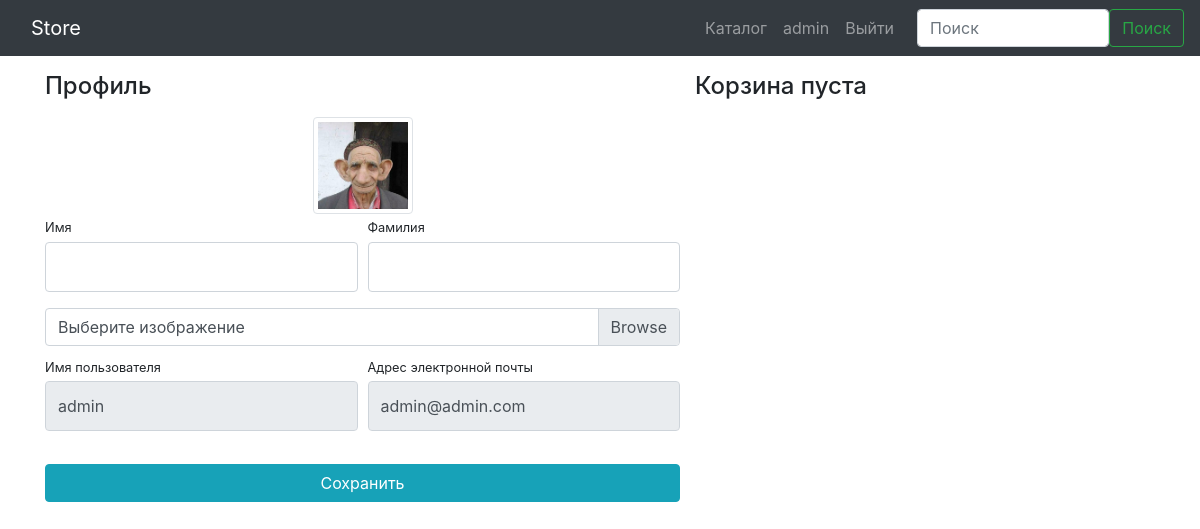
/users/profile/ (signed in), run on an earlier commit of the app's database.
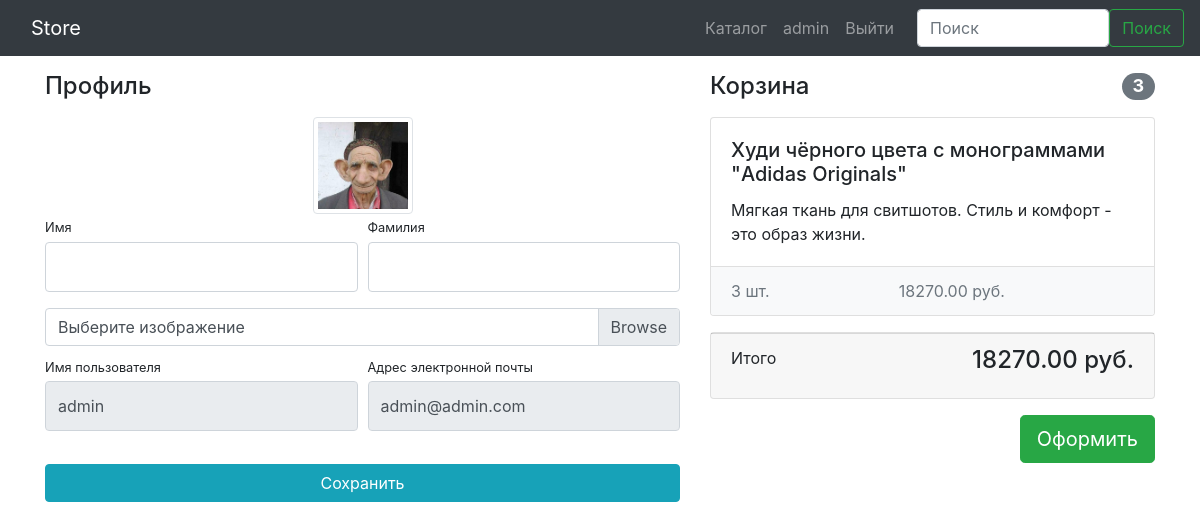
And on a later commit of the database.
### products/models.py (models this page shows, shortened)
class Basket(models.Model):
    user = models.ForeignKey(User, on_delete=models.CASCADE)
    product = models.ForeignKey(Product, on_delete=models.CASCADE)
    quantity = models.PositiveIntegerField(default=0)
    created_timestamp = models.DateTimeField(auto_now_add=True)
    def sum(self):
        return self.quantity * self.product.price

class Product(models.Model):
    name = models.CharField(max_length=256)
    image = models.ImageField(upload_to='products_images', blank=True)
    description = models.TextField(blank=True)
    short_description = models.CharField(max_length=64, blank=True)
    price = models.DecimalField(max_digits=8, decimal_places=2, default=0)
    quantity = models.PositiveIntegerField(default=0)
    category = models.ForeignKey(ProductCategory, on_delete=models.CASCADE)
    class Meta:
        verbose_name = "Товар"
        verbose_name_plural = "Товары"
        ordering = ['name']

### users/views.py (the view)
# urls.py: path('profile/', profile, name='profile'),
@login_required
def profile(request):
    user = request.user
    if request.method == 'POST':
        form = UserProfileForm(data=request.POST, files=request.FILES, instance=user)
        if form.is_valid():
            form.save()
            return HttpResponseRedirect(reverse('users:profile'))
    else:
        form = UserProfileForm(instance=user)
    baskets = Basket.objects.filter(user=user)
    total_quantity = sum(basket.quantity for basket in baskets)
    total_sum = sum(basket.sum() for basket in baskets)
    context = {
        'form': form,
        'title': 'Store - Личный кабинет',
        'baskets': baskets,
        'total_quantity': total_quantity,
        'total_sum': total_sum
    }
    return render(request, 'users/profile.html', context)

### users/forms.py
class UserProfileForm(UserChangeForm):
    username = forms.CharField(widget=forms.TextInput(attrs={'readonly': True}))
    email = forms.CharField(widget=forms.EmailInput(attrs={'readonly': True}))
    image = forms.ImageField(widget=forms.FileInput(), required=False)
    class Meta:
        model = User
        fields = ('username', 'email', 'first_name', 'last_name', 'image')
    def __init__(self, *args, **kwargs):
        super(UserProfileForm, self).__init__(*args, **kwargs)
        for field_name, field in self.fields.items():
            field.widget.attrs['class'] = 'form-control py-4'
        self.fields['image'].widget.attrs['class'] = 'custom-file-input'

### users/templates/users/profile.html (shortened to what this page needs)
{% extends 'products/base.html' %}
{% load static %}
{% block css %}
    <link href="{% static 'css/profile.css' %}" rel="stylesheet">
{% endblock %}
{% block content %}
    <div class="container">
        <div class="row">
            <div class="col-lg-7">
                <h4 class="mt-3 mb-3">Профиль</h4>
                <div class="col-lg-12 text-center">
                    <img width="100" height="100" src="{% if user.image %} {{ user.image.url }} {% else %} {% static 'vendor/img/users/default_avatar.jpg' %} {% endif %}" class="img-thumbnail">
                </div>
                <form action="{% url 'users:profile' %}" method="POST" enctype="multipart/form-data"> {% csrf_token %}
                    <div class="form-row">
                        <div class="col-lg-6">
                            <div class="form-group">
                                <label class="small mb-1" for="{{ form.first_name.id_for_label }}">Имя</label>
                                {{ form.first_name }}
                            </div>
                        </div>
                        <div class="col-lg-6">
                            <div class="form-group">
                                <label class="small mb-1" for="{{ form.last_name.id_for_label }}">Фамилия</label>
                                {{ form.last_name }}
                            </div>
                        </div>
                    </div>
                    <div class="form-row mb-2">
                        <div class="col-lg-12">
                            <div class="custom-file">
                                <label class="custom-file-label" for="{{ form.image.id_for_label }}">Выберите изображение</label>
                            </div>
                        </div>
                    </div>
                    <div class="form-row">
                        <div class="col-lg-6">
                            <label class="small mb-1" for="{{ form.username.id_for_label }}">Имя пользователя</label>
                            {{ form.username }}
                        </div>
                        <div class="col-lg-6">
                            <label class="small mb-1" for="{{ form.email.id_for_label }}">Адрес электронной почты</label>
                            {{ form.email }}
                        </div>
                    </div>
                    <div class="form-row">
                        <div class="col-lg-12" style="margin-top: 33px;">
                            <input class="btn btn-info btn-block" type="submit" value="Сохранить">
                        </div>
                    </div>
                </form>
            </div>
            {% include 'products/basket.html' %}
        </div>
    </div>
{% endblock %}

### products/templates/products/basket.html (shortened to what this page needs)
{% if baskets %}
    <div class="col-lg-5">
        <h4 class="mt-3 mb-3 d-flex justify-content-between align-items-center mb-3">
            Корзина <span class="badge badge-secondary badge-pill">{{ total_quantity }}</span>
        </h4>
        {% for basket in baskets %}
            <div class="card mb-3">
                <div class="card-body">
                    <h5 class="card-title">{{ basket.product.name }}</h5>
                    <p class="card-text">{{ basket.product.short_description }}</p>
                </div>
                <ul class="list-group list-group-flush">
                    <li class="list-group-item d-flex justify-content-between lh-condensed bg-light">
                        <span class="text-muted">{{ basket.quantity }} шт.</span>
                        <span class="text-muted">{{ basket.sum }} руб.</span>
                    </li>
                </ul>
            </div>
        {% endfor %}
        <div class="card mb-3">
            <div class="card-footer">
                <p class="float-left">Итого</p>
                <h4 class="float-right">{{ total_sum }} руб.</h4>
            </div>
        </div>
        <button type="button" class="btn btn-success btn-lg float-right">Оформить</button>
    </div>
{% else %}
    <h4 class="mt-3 mb-3 mb-3 text-center">
        Корзина пуста
    </h4>
{% endif %}

What changed in the data, as far as the page shows it:
added Basket: product.name "Худи чёрного цвета с монограммами \"Adidas Originals\"", product.short_description "Мягкая ткань для свитшотов. Стиль и комфорт - это образ жизни.", quantity "3", sum "18270.00"
Also different on the page:
{{ total_quantity }}: (not shown) → "3"
{{ total_sum }}: (not shown) → "18270.00"
text no longer shown: "Корзина пуста"
text now shown: "Корзина Итого руб. Оформить"
